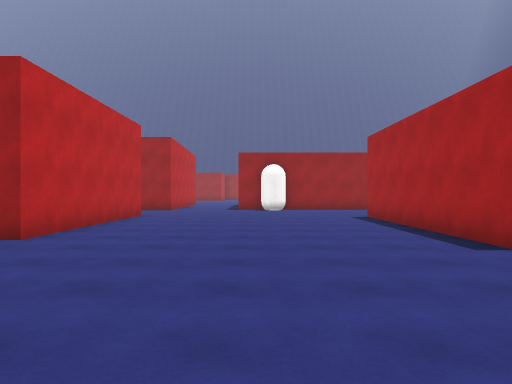
View 1 (above)

24 first-person views from a walk through a 3-D level made in the Unity game engine. The camera is 1.4 m above the floor, looks level and sees 70° across. The floor is counted in squares, 2 m on a side. Each view is taken from the middle of a square. On the plan, view 1 faces up. The plan holds only what a view shows up to about 11 squares ahead; the rest is blank. The place goes on beyond the plan. The player is left out. Surface patterns are stand-ins for the level's own textures.

View 2
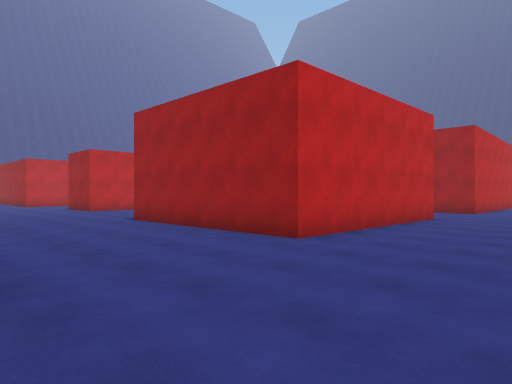

View 3
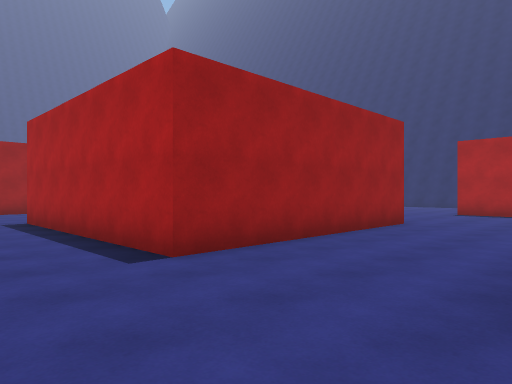

View 4
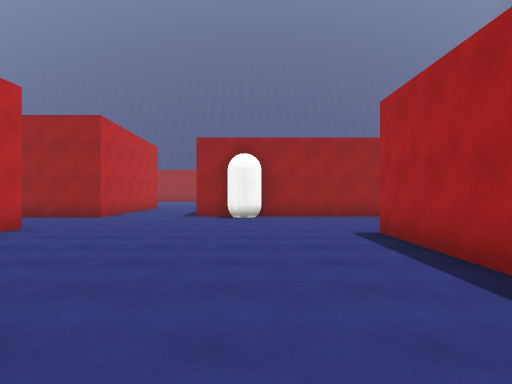

View 5
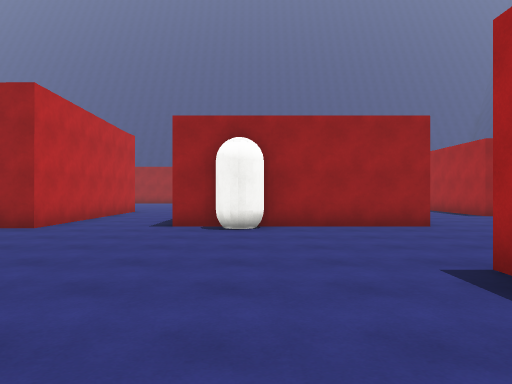

View 6
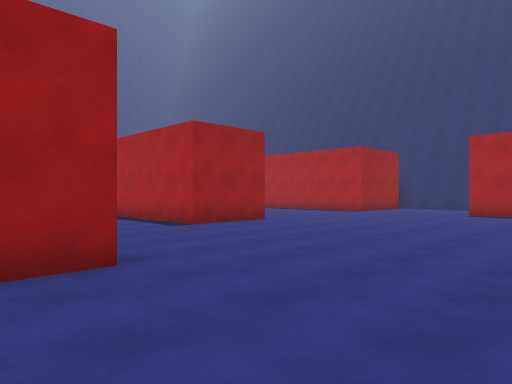

View 7
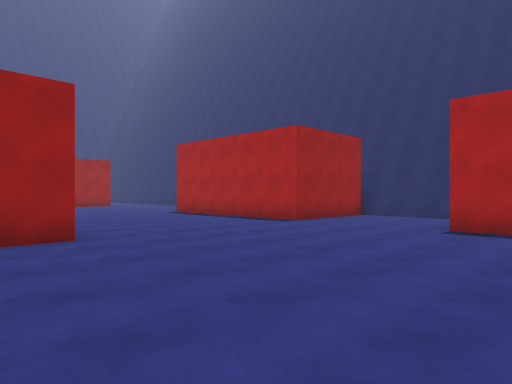

View 8
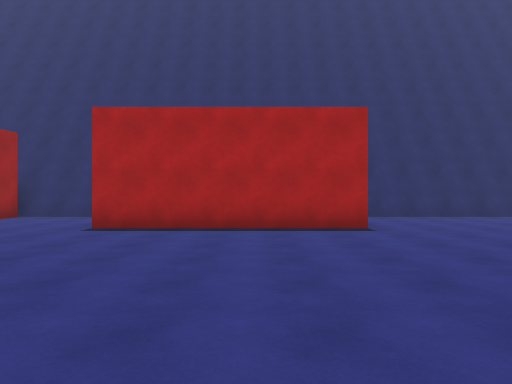

View 9
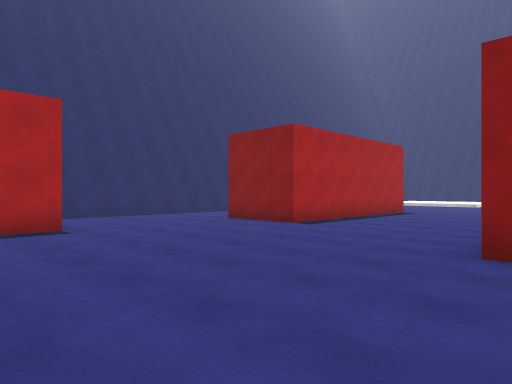

View 10
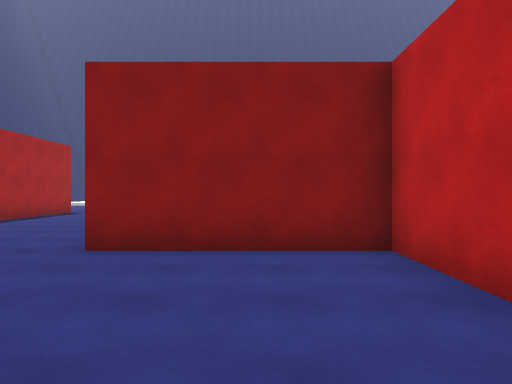

View 11
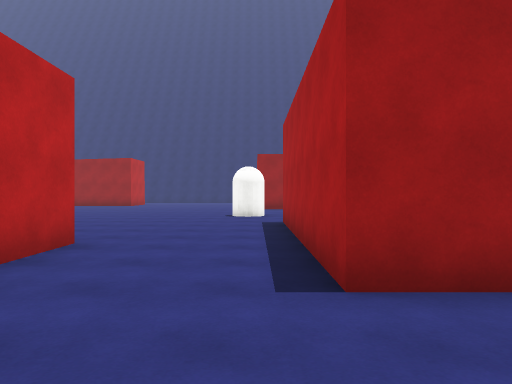

View 12
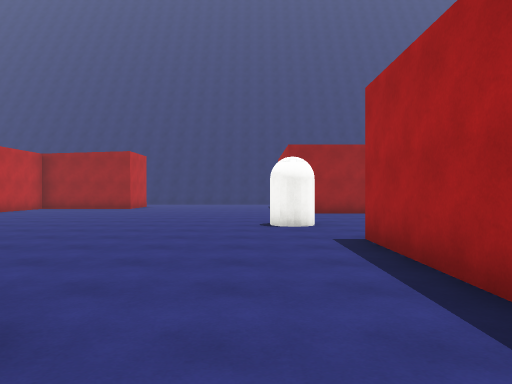

View 13
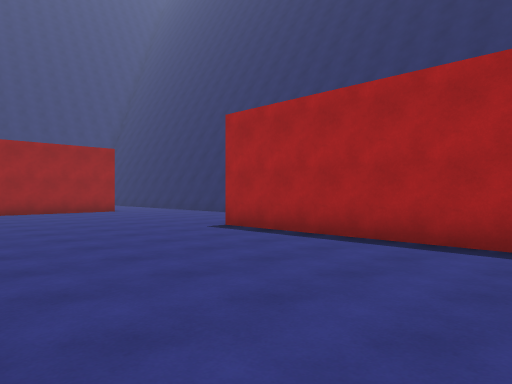

View 14
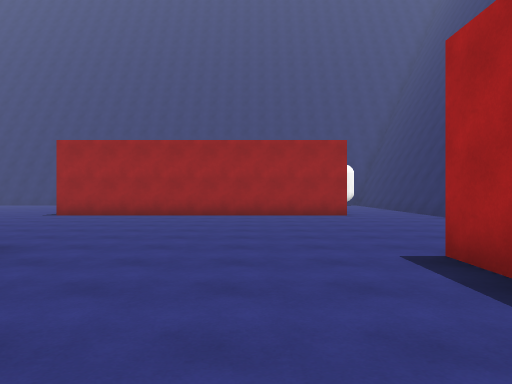

View 15
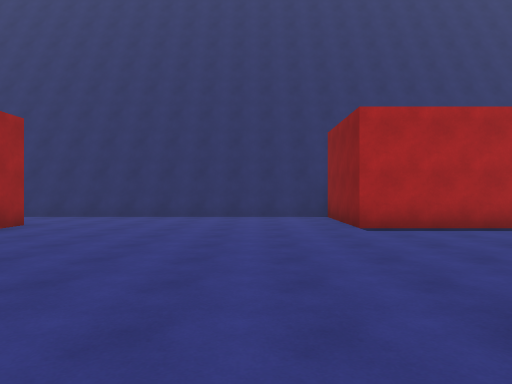

View 16
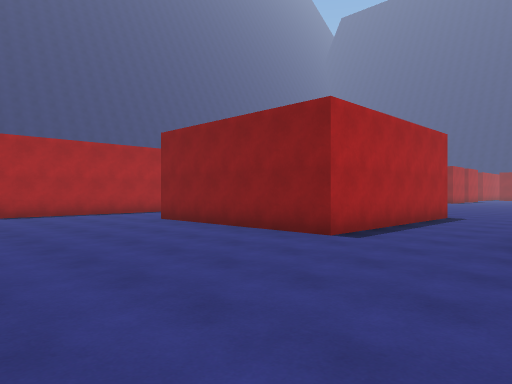

View 17
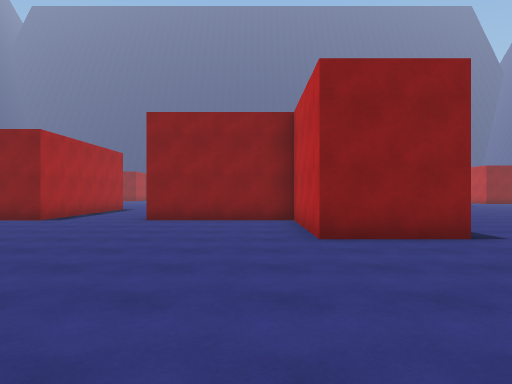

View 18
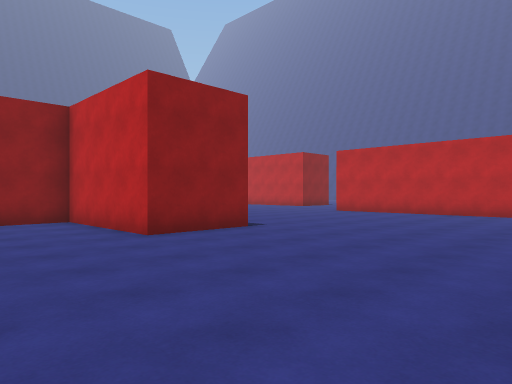

View 19
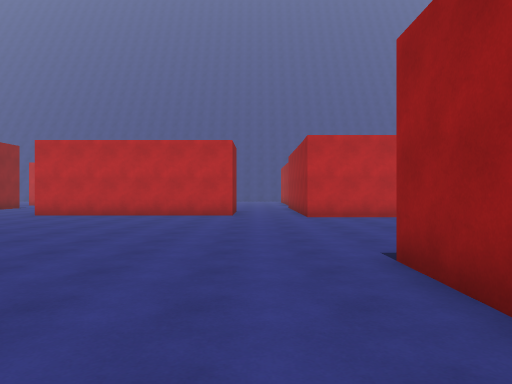

View 20
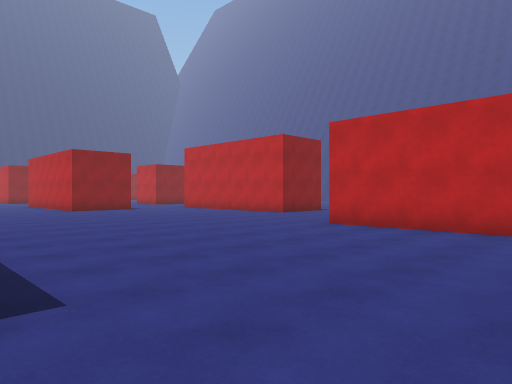

View 21
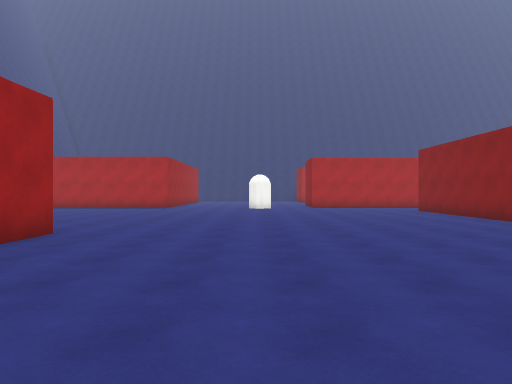

View 22
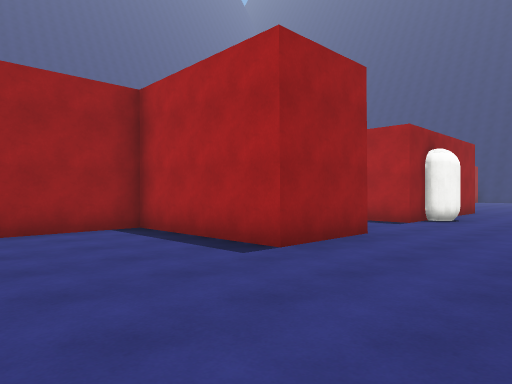

View 23
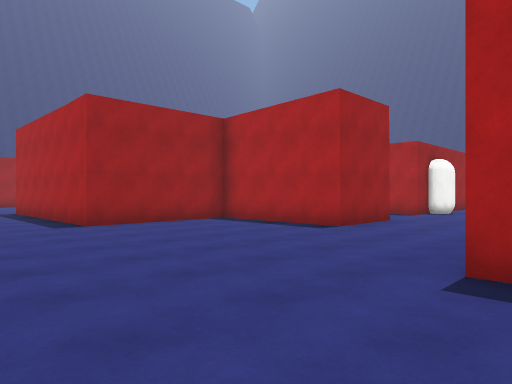

View 24
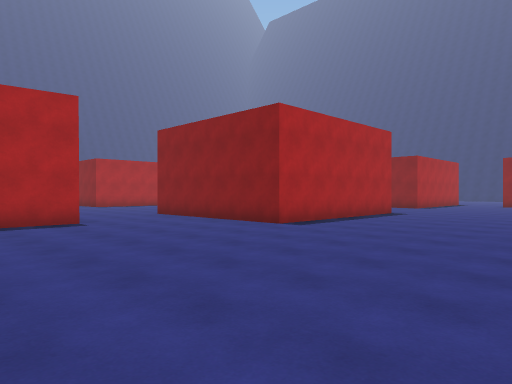

### Floor plan
Points are (right, up) in squares from view 1. A wall is a line through its corners. A room is listed if a view was taken in it or the views show most of it. See-through windows are left out.
Room 1 (views 1, 2, 3, 4, 5, 6, 7, 8, 9, 10, 11, 12, 13, 14, 15, 16, 17, 18, 19, 20, 21, 22, 23, 24)
walls: (-3.4, 11) (-3.4, 5.3) (-8.7, 5.3); (4.6, 14.4) (-0.7, 14.4) (-0.7, 20) (4.5, 20) (4.5, 18.5); (5.4, 8.7) (5.4, 6.6) (9.1, 6.6); (-3.4, 18) (-3.4, 14) (-5.5, 14) (-5.5, 17.6) (-9.2, 17.6) (-9.2, 22.7); (9, 4.4) (3.1, 4.4) (3.1, 10.4); (-8.6, 6.7) (-8.6, 10.9) (-4.5, 10.9); (9.9, 17.6) (7.6, 17.6) (7.6, 23.5); (15.1, 8.7) (15.1, 14.2); (-9.2, 23.6) (-6.9, 23.6) (-6.9, 20) (-3.2, 20); (13.2, 0) (13.2, 4.5) (15.5, 4.5); (18.5, 15.1) (18.5, 18); (18.7, 15.2) (18.7, 18); (18.2, 17.6) (15.1, 17.6) (15.1, 23) (18.7, 23) (18.7, 30.5); (-2.7, 29.4) (-4.1, 29.4); (18.5, 3.5) (18.5, 7.9); (18.7, 3.5) (18.7, 7.7); (-7, 29.4) (-8.7, 29.4); (18.5, 23) (18.5, 30.5); (-15.9, 27.4) (-15.9, 21.4); (15.8, 29.9) (7, 29.9); (-15.1, 30.5) (-15.1, 29.4) (-15.9, 29.4)
objects: capsule (1, 14); capsule (7, 26)

Positions as (right, up) in squares from view 1, and headings:
1: (0, 0), facing up
2: (0, 1), facing up-left
3: (1, 1), facing up-right
4: (1, 4), facing up
5: (1, 7), facing up
6: (3, 11), facing up-right
7: (8, 12), facing up-right
8: (8, 11), facing right
9: (8, 11), facing down-right
10: (7, 11), facing down
11: (7, 15), facing up
12: (6, 18), facing up
13: (10, 17), facing up-right
14: (13, 19), facing up
15: (8, 25), facing right
16: (-4, 25), facing down-right
17: (-6, 29), facing down
18: (-4, 29), facing down-left
19: (-5, 28), facing left
20: (-9, 26), facing down-left
21: (-9, 26), facing right
22: (-9, 11), facing up-right
23: (-12, 10), facing up-right
24: (-14, 17), facing down-right
